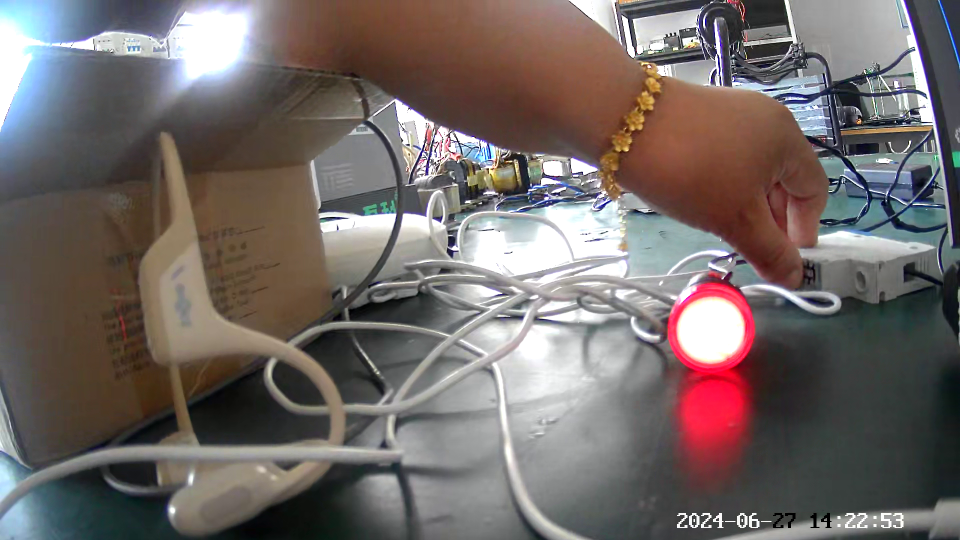
#> input picture frame 32 of video.mp4, 1920 x 1080 px (shown at 1/2 size)
$ python '视频红灯亮灭识别1.0.py'
#> lines starting #> are read from the running program, lines starting #| are printed output that depends on the picture; after the words box and inside, x2 and y2 are one past the last pixel; in counts of white or black regions, pixels touching at a corner belong together
#> further down, frame is the input picture: shape (1080, 1920, 3); mean B, G, R 103.1, 105.5, 114.3
import cv2
import numpy as np
from matplotlib import pyplot as plt

def is_light_up(img):
    img_gray = cv2.cvtColor(img, cv2.COLOR_BGR2GRAY)
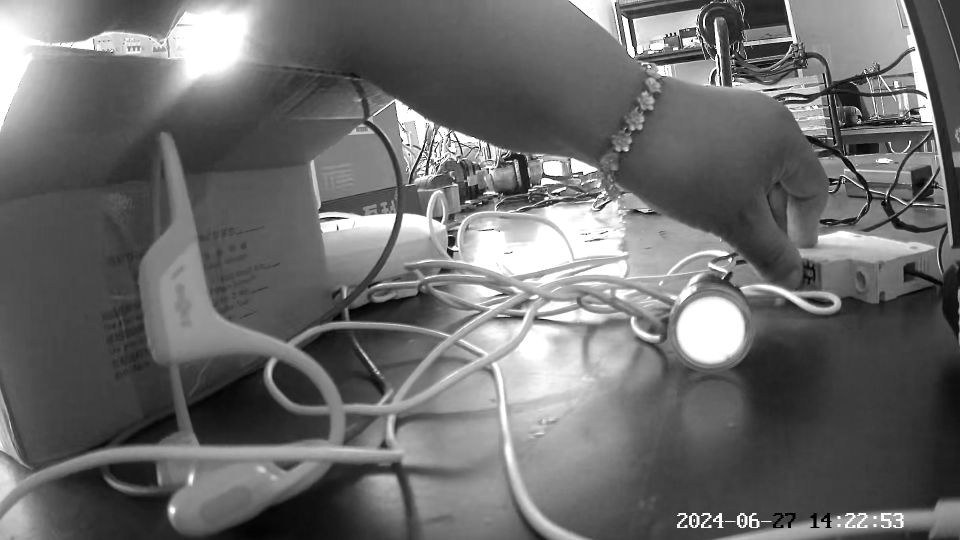
#> img_gray: shape (1080, 1920) (shown at 1/2 size); min 0, max 255, mean 107.8
    # circles = cv2.HoughCircles(img_gray, cv2.HOUGH_GRADIENT, 1, 200, param1=10, param2=90, minRadius=75, maxRadius=125) # 0 and 1
    circles = cv2.HoughCircles(img_gray, cv2.HOUGH_GRADIENT, 1, 200, param1=40, param2=60, minRadius=60, maxRadius=100) # 00 and 000 and 11
#> circles = [[1421.5, 657.5, 87.3], [1521.5, 69.5, 81.8]]


    # 如果检测到圆形，则在原图上绘制圆形
    if circles is not None and circles[0] is not None:
        circles = np.uint16(np.around(circles))
#> circles = [[1422, 658, 87], [1522, 70, 82]]
        # 绘制圆轮廓
        for i in circles[0, :]:
            # print(i[0], i[1]) 查看圆心坐标
            if 1300 < i[0] and i[0] < 1450 and 625 < i[1] and i[1] < 750:
                cv2.circle(img, (i[0], i[1]), i[2], (255, 0, 0), 10)

                # 计算圆形区域的平均灰度值
                mask = np.zeros_like(img_gray)
                cv2.circle(mask, (i[0], i[1]), i[2], (255, 255, 255), thickness=-1)
                circle_pixels = cv2.bitwise_and(img_gray, img_gray, mask=mask)
                mean_val = np.mean(circle_pixels[circle_pixels > 0])

                # 若mean_val > 150，则认为灯亮，在圆心绘制蓝色的数字“1”，否则绘制蓝色的数字“0”
                hori_offset = 15 # 水平偏移量
                vert_offset = 5 # 垂直偏移量

                if mean_val > 150:
                    cv2.putText(img, '1', (i[0] - hori_offset, i[1] + vert_offset), cv2.FONT_HERSHEY_SIMPLEX, 2, (255, 0, 0), 5)
                else:
                    cv2.putText(img, '0', (i[0] - hori_offset, i[1] + vert_offset), cv2.FONT_HERSHEY_SIMPLEX, 2, (255, 0, 0), 5)

                # plt.imshow(cv2.cvtColor(img, cv2.COLOR_BGR2RGB))
                # plt.show()
                return img
#> this loop made 1 pass
#> (i, mean_val, hori_offset, vert_offset) on pass 1: ([1422, 658, 87], 201, 15, 5)
#> pass 1, in is_light_up, `circle_pixels = cv2.bitwise_and(img_gray, img_gray, mask=mask)`:
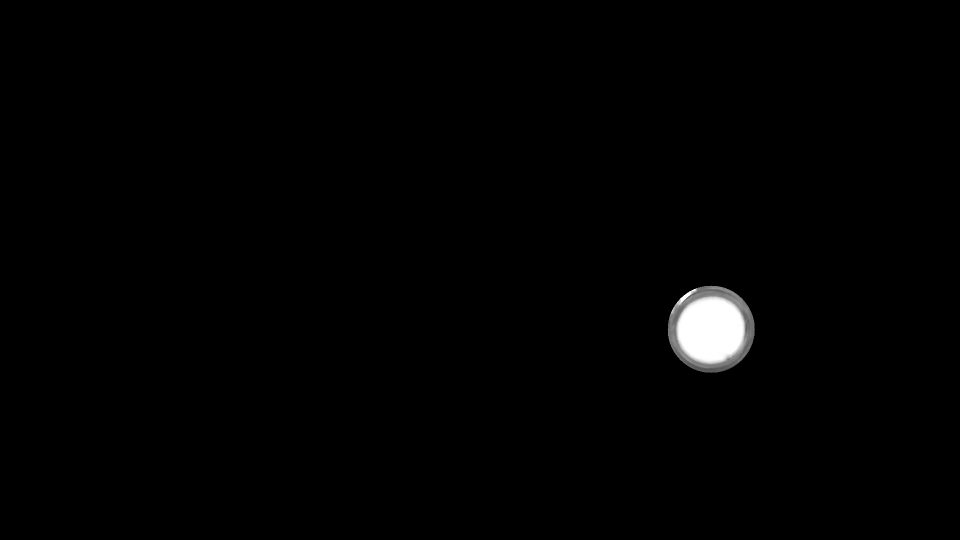
#> circle_pixels: shape (1080, 1920) (shown at 1/2 size); min 0, max 255, mean 2.3
#> after the loop:
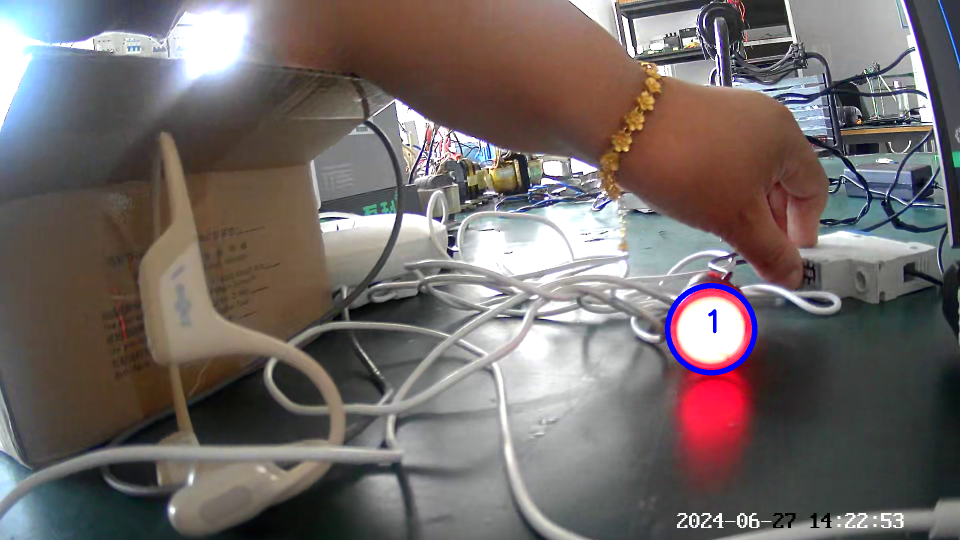
#> img: shape (1080, 1920, 3) (shown at 1/2 size); 0.31% of pixels changed, all inside (x1, y1, x2, y2) = (1330, 566, 1515, 751)
#> after the loop:
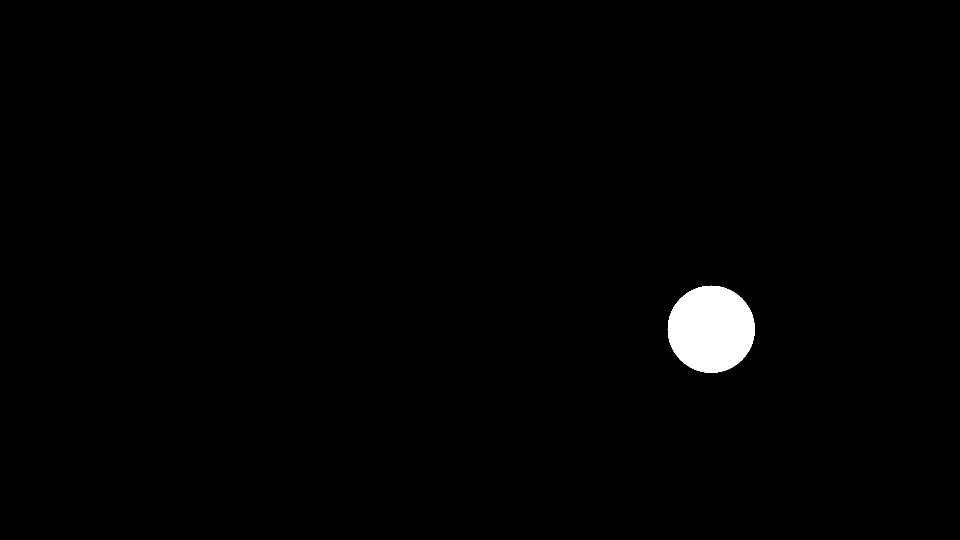
#> mask: shape (1080, 1920) (shown at 1/2 size); 1.1% white; 1 white region, box (x1, y1, x2, y2) and area: (1335, 571, 1510, 746) 23769


# 逐帧捕获
cap = cv2.VideoCapture('video.mp4')
frame_width = int(cap.get(3))
frame_height = int(cap.get(4))
out = cv2.VideoWriter('output.mp4', cv2.VideoWriter_fourcc(*'mp4v'), 15, (frame_width, frame_height))

while True:
    ret, frame = cap.read()
    if not ret:
        break  # 如果没有帧了，就退出循环
    out.write(is_light_up(frame))
cap.release()
out.release()

$ run again, starting later in the video
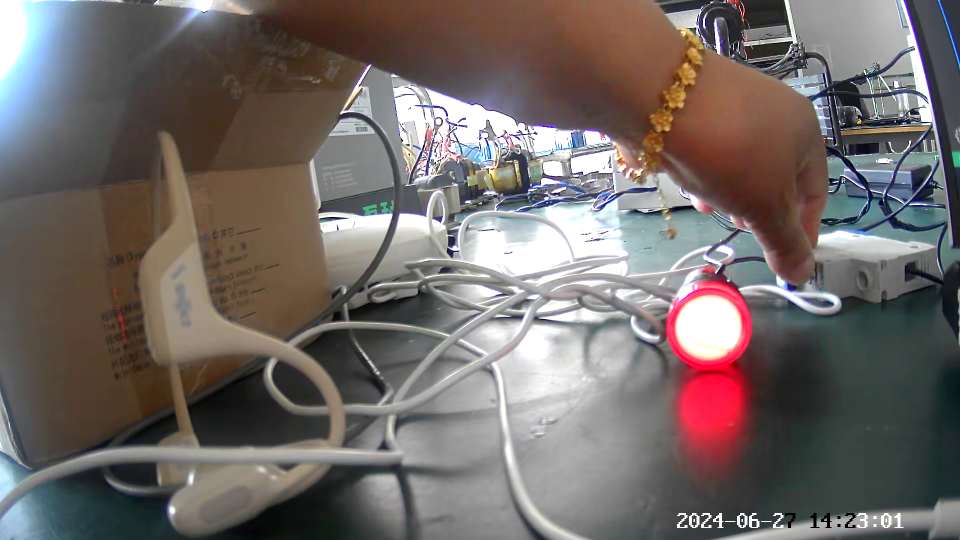
#> input picture frame 146 of video.mp4, 1920 x 1080 px (shown at 1/2 size)
#> frame is the input picture: shape (1080, 1920, 3); mean B, G, R 103.5, 105.8, 114
#> in is_light_up, `circles = cv2.HoughCircles(img_gray, cv2.HOUGH_GRADIENT, 1, 200, param..`: circles = [[1417.5, 645.5, 82.9]]
#> in is_light_up, `circles = np.uint16(np.around(circles))`: circles = [[1418, 646, 83]]
#> the loop in is_light_up, `for i in circles[0, :]:` made 1 pass
#> (i, mean_val, hori_offset, vert_offset) on pass 1: ([1418, 646, 83], 208.2, 15, 5)
#> pass 1, in is_light_up, `circle_pixels = cv2.bitwise_and(img_gray, img_gray, mask=mask)`:
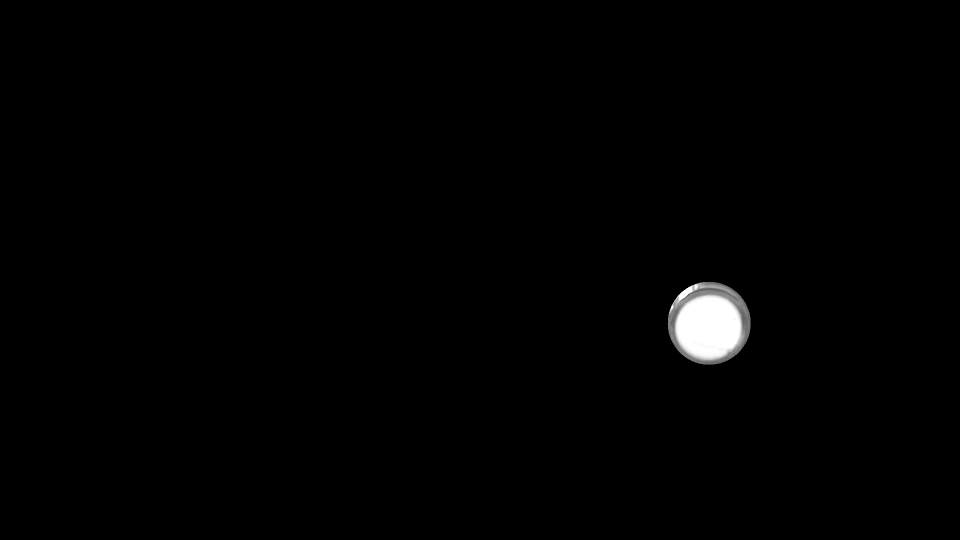
#> circle_pixels: shape (1080, 1920) (shown at 1/2 size); min 0, max 255, mean 2.2
#> after the loop in is_light_up, `for i in circles[0, :]:`:
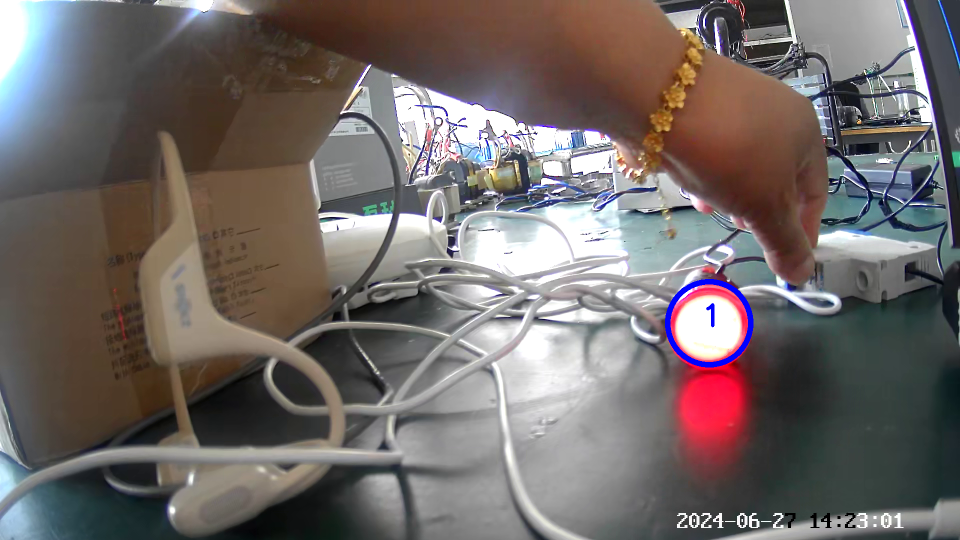
#> img: shape (1080, 1920, 3) (shown at 1/2 size); 0.29% of pixels changed, all inside (x1, y1, x2, y2) = (1330, 558, 1507, 735)

$ run again, starting later in the video
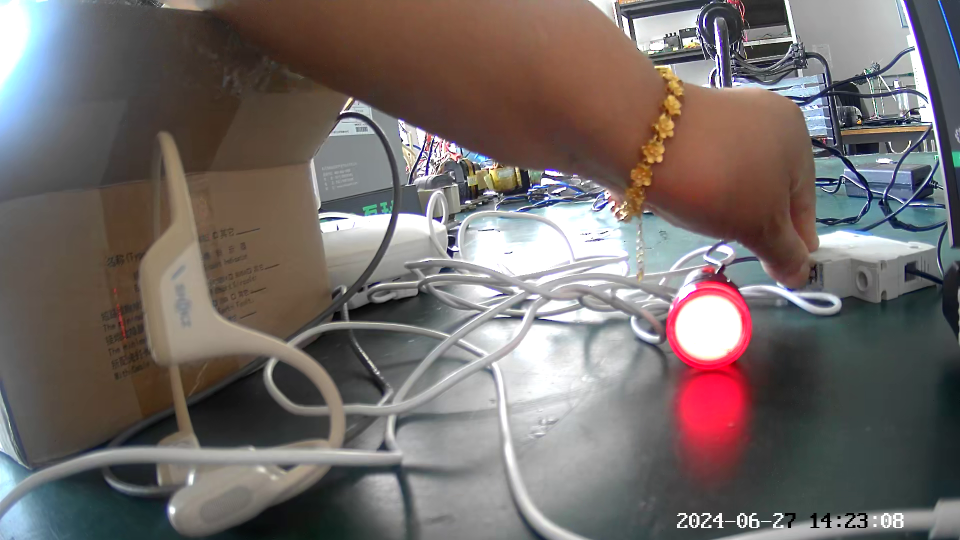
#> input picture frame 260 of video.mp4, 1920 x 1080 px (shown at 1/2 size)
#> frame is the input picture: shape (1080, 1920, 3); mean B, G, R 104.9, 107.2, 115.4
#> in is_light_up, `circles = cv2.HoughCircles(img_gray, cv2.HOUGH_GRADIENT, 1, 200, param..`: circles = [[1418.5, 656.5, 81.8], [1518.5, 69.5, 70.8]]
#> in is_light_up, `circles = np.uint16(np.around(circles))`: circles = [[1418, 656, 82], [1518, 70, 71]]
#> the loop in is_light_up, `for i in circles[0, :]:` made 1 pass
#> (i, mean_val, hori_offset, vert_offset) on pass 1: ([1418, 656, 82], 208.6, 15, 5)
#> pass 1, in is_light_up, `circle_pixels = cv2.bitwise_and(img_gray, img_gray, mask=mask)`:
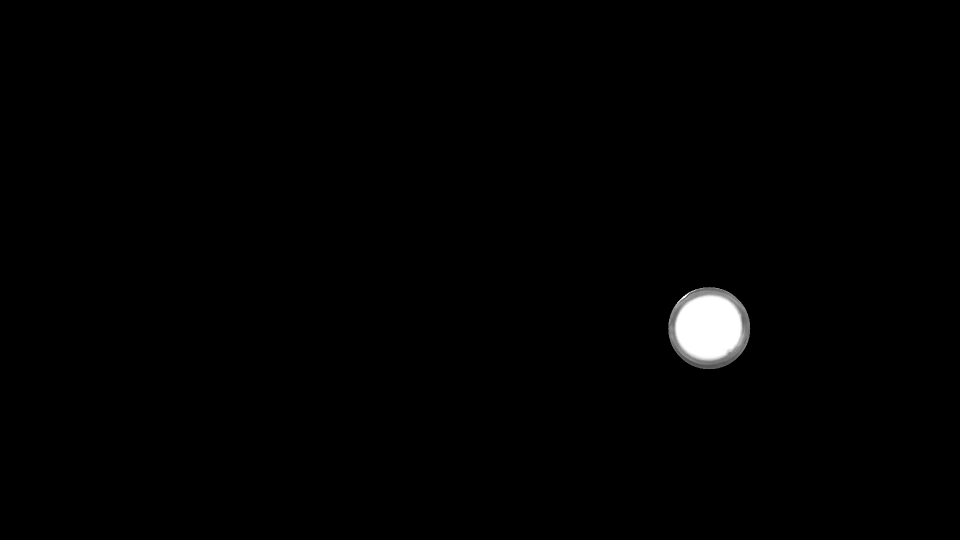
#> circle_pixels: shape (1080, 1920) (shown at 1/2 size); min 0, max 255, mean 2.1
#> after the loop in is_light_up, `for i in circles[0, :]:`:
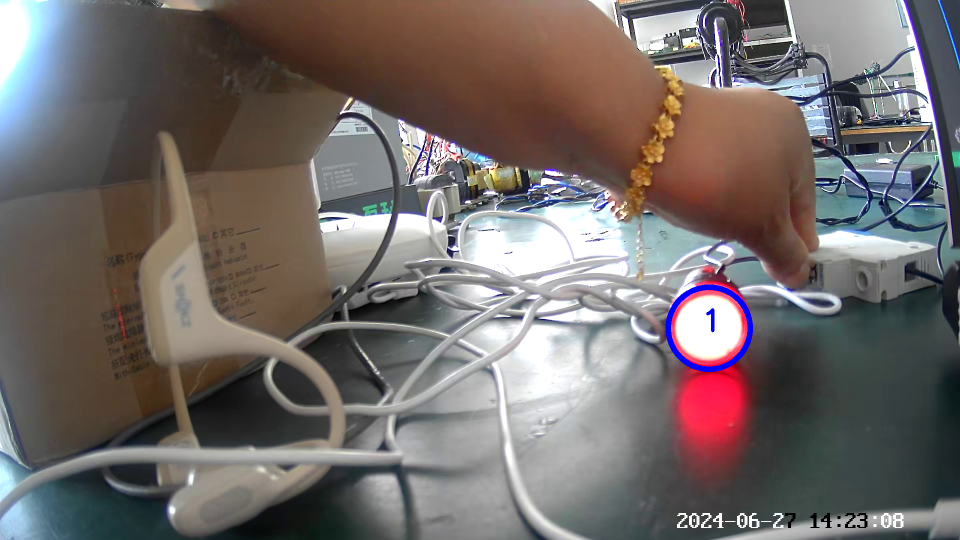
#> img: shape (1080, 1920, 3) (shown at 1/2 size); 0.29% of pixels changed, all inside (x1, y1, x2, y2) = (1331, 569, 1506, 744)
